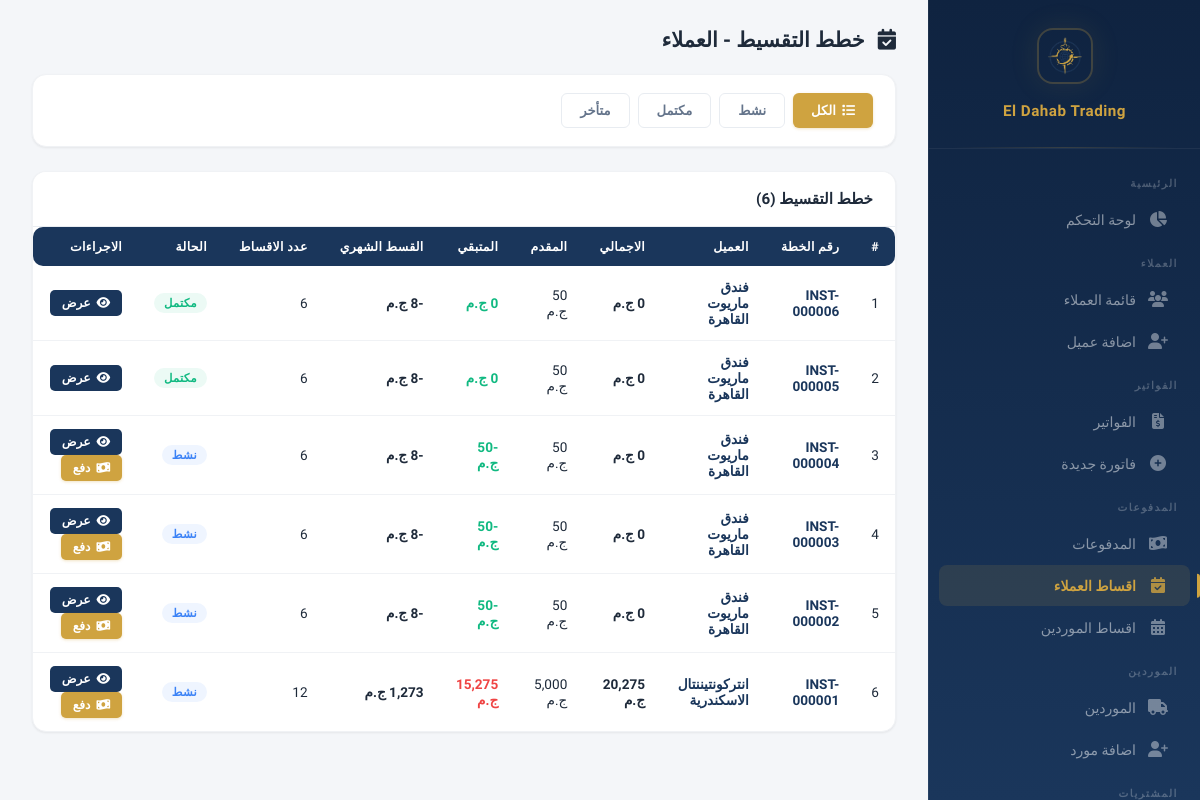
The app's page /installments (signed in), older data.
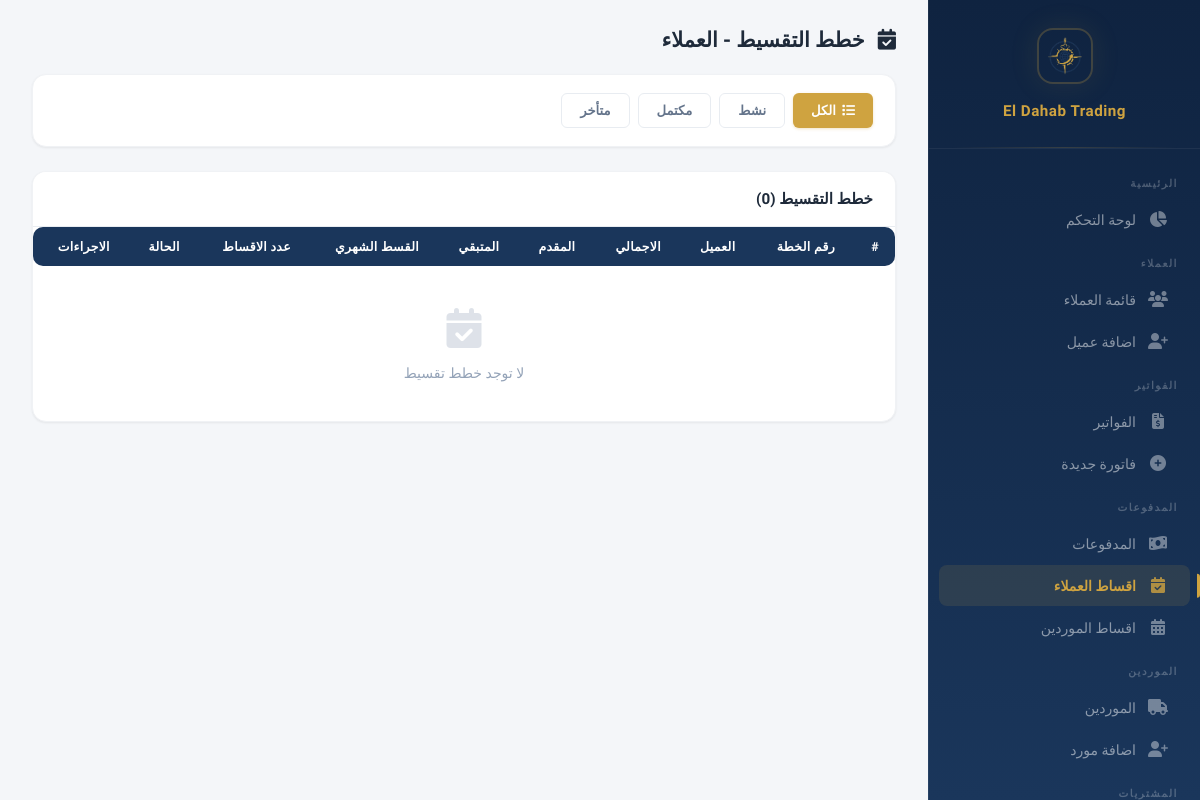
The same page, newer data.
### models.py (models this page shows, shortened)
class InstallmentPlan(db.Model):
    __tablename__ = 'installment_plans'
    id = db.Column(db.Integer, primary_key=True)
    customer_id = db.Column(db.Integer, db.ForeignKey('customers.id'), nullable=False)
    invoice_id = db.Column(db.Integer, db.ForeignKey('invoices.id'), nullable=True)
    plan_number = db.Column(db.String(50), unique=True, nullable=False)
    total_amount = db.Column(db.Float, nullable=False, default=0)
    down_payment = db.Column(db.Float, default=0)
    installment_count = db.Column(db.Integer, nullable=False, default=1)
    installment_amount = db.Column(db.Float, nullable=False, default=0)
    remaining = db.Column(db.Float, nullable=False, default=0)
    start_date = db.Column(db.Date, nullable=False)
    status = db.Column(db.String(20), default='active')
    notes = db.Column(db.Text)
    date = db.Column(db.DateTime, default=datetime.utcnow)
    installments = db.relationship('Installment', backref='plan', lazy=True, cascade='all, delete-orphan')
    payments = db.relationship('InstallmentPayment', backref='plan', lazy=True, cascade='all, delete-orphan')

class Customer(db.Model):
    __tablename__ = 'customers'
    id = db.Column(db.Integer, primary_key=True)
    name = db.Column(db.String(200), nullable=False)
    phone = db.Column(db.String(50))
    address = db.Column(db.Text)
    account_type = db.Column(db.String(50), nullable=False, default='sales')
    notes = db.Column(db.Text)
    created_at = db.Column(db.DateTime, default=datetime.utcnow)
    invoices = db.relationship('Invoice', backref='customer', lazy=True)
    payments = db.relationship('Payment', backref='customer', lazy=True)
    returns = db.relationship('Return', backref='customer', lazy=True)
    installment_plans = db.relationship('InstallmentPlan', backref='customer', lazy=True)

### app.py (the view)
@app.route('/installments')
@login_required
def installments_list():
    status = request.args.get('status', '')
    query = InstallmentPlan.query
    if status:
        query = query.filter_by(status=status)
    plans = query.order_by(InstallmentPlan.date.desc()).all()
    return render_template('installments_list.html', plans=plans, status=status,
        INSTALLMENT_STATUS=INSTALLMENT_STATUS, PAYMENT_TYPES=PAYMENT_TYPES)

### app.py (called while the page is built)
@app.context_processor
def inject_payment_methods():
    return {'PAYMENT_METHODS': PAYMENT_METHODS}

@app.before_request
def check_session_expiry():
    if 'user_id' in session and session.get('expires_at'):
        if datetime.utcnow().timestamp() > session['expires_at']:
            session.clear()
            flash('انتهت الجلسة، يرجى تسجيل الدخول مرة اخرى', 'warning')
            return redirect(url_for('login'))

@app.context_processor
def inject_user():
    if not hasattr(g, 'current_user'):
        g.current_user = db.session.get(User, session['user_id']) if 'user_id' in session else None
    return dict(current_user=g.current_user)

### models.py (called while the page is built)
    def has_permission(self, page):
        if self.is_admin:
            return True
        return any(p.page == page for p in self.permissions)

### templates/installments_list.html
{% extends "base.html" %}
{% block content %}
<div class="page-header">
    <h1 style="font-size:1.3rem;font-weight:700;color:var(--text);margin-bottom:0;">
        <i class="fas fa-calendar-check" style="margin-left:8px;"></i> خطط التقسيط - العملاء
    </h1>
</div>
<div class="data-card" style="margin-bottom:24px;">
    <div class="data-card-body">
        <div style="display:flex;gap:8px;flex-wrap:wrap;">
            <a href="{{ url_for('installments_list') }}" class="btn {% if not status %}btn-gold{% else %}btn-outline{% endif %}"><i class="fas fa-list"></i> الكل</a>
            {% for key, label in INSTALLMENT_STATUS.items() %}
            <a href="{{ url_for('installments_list', status=key) }}" class="btn {% if status == key %}btn-gold{% else %}btn-outline{% endif %}">{{ label }}</a>
            {% endfor %}
        </div>
    </div>
</div>
<div class="data-card">
    <div class="data-card-header">
        <h3>خطط التقسيط ({{ plans|length }})</h3>
    </div>
    <div class="data-card-body" style="padding:0;">
        <table>
            <thead>
                <tr>
                    <th>#</th>
                    <th>رقم الخطة</th>
                    <th>العميل</th>
                    <th>الاجمالي</th>
                    <th>المقدم</th>
                    <th>المتبقي</th>
                    <th>القسط الشهري</th>
                    <th>عدد الاقساط</th>
                    <th>الحالة</th>
                    <th>الاجراءات</th>
                </tr>
            </thead>
            <tbody>
                {% for p in plans %}
                <tr>
                    <td>{{ loop.index }}</td>
                    <td style="font-weight:700;color:var(--navy);">{{ p.plan_number }}</td>
                    <td><a href="{{ url_for('customer_profile', customer_id=p.customer_id) }}" style="color:var(--navy);text-decoration:none;font-weight:600;">{{ p.customer.name }}</a></td>
                    <td style="font-weight:700;">{{ "{:,.0f}".format(p.total_amount or 0) }} ج.م</td>
                    <td>{{ "{:,.0f}".format(p.down_payment or 0) }} ج.م</td>
                    <td class="{% if p.remaining > 0 %}text-danger{% else %}text-success{% endif %}" style="font-weight:700;">{{ "{:,.0f}".format(p.remaining or 0) }} ج.م</td>
                    <td style="font-weight:600;">{{ "{:,.0f}".format(p.installment_amount or 0) }} ج.م</td>
                    <td>{{ p.installment_count }}</td>
                    <td>
                        {% if p.status == 'active' %}
                        <span class="badge badge-info">نشط</span>
                        {% elif p.status == 'completed' %}
                        <span class="badge badge-success">مكتمل</span>
                        {% else %}
                        <span class="badge badge-danger">{{ INSTALLMENT_STATUS.get(p.status, p.status) }}</span>
                        {% endif %}
                    </td>
                    <td>
                        <a href="{{ url_for('installment_view', plan_id=p.id) }}" class="btn btn-sm btn-navy"><i class="fas fa-eye"></i> عرض</a>
                        {% if p.status == 'active' %}
                        <a href="{{ url_for('installment_pay', plan_id=p.id) }}" class="btn btn-sm btn-gold"><i class="fas fa-money-bill-wave"></i> دفع</a>
                        {% endif %}
                    </td>
                </tr>
                {% endfor %}
                {% if not plans %}
                <tr>
                    <td colspan="10" class="empty-state" style="padding:40px;">
                        <div class="empty-icon"><i class="fas fa-calendar-check"></i></div>
                        <p>لا توجد خطط تقسيط</p>
                    </td>
                </tr>
                {% endif %}
            </tbody>
        </table>
    </div>
</div>
{% endblock %}

### templates/base.html (shortened to what this page needs)
<!DOCTYPE html>
<html lang="ar" dir="rtl">
<head>
    <link rel="stylesheet" href="https://cdnjs.cloudflare.com/ajax/libs/font-awesome/6.5.1/css/all.min.css">
    <link rel="stylesheet" href="{{ url_for('static', filename='css/style.css') }}">
</head>
<body>
    <div class="app-layout">
        <nav class="sidebar" id="sidebar">
            <div class="sidebar-header">
                <img src="{{ url_for('static', filename='logo.png') }}" alt="Logo">
                <h2>El Dahab Trading</h2>
            </div>
            <div class="sidebar-nav">
                {% if current_user.is_admin or current_user.has_permission('dashboard') %}
                <div class="nav-section">الرئيسية</div>
                <a href="{{ url_for('dashboard') }}" class="nav-link {% if request.endpoint == 'dashboard' %}active{% endif %}">
                    <span class="icon"><i class="fas fa-chart-pie"></i></span> لوحة التحكم
                </a>
                {% endif %}
                {% if current_user.is_admin or current_user.has_permission('customers') or current_user.has_permission('customer_add') %}
                <div class="nav-section">العملاء</div>
                {% if current_user.is_admin or current_user.has_permission('customers') %}
                <a href="{{ url_for('customers_list') }}" class="nav-link {% if 'customer' in request.endpoint %}active{% endif %}">
                    <span class="icon"><i class="fas fa-users"></i></span> قائمة العملاء
                </a>
                {% endif %}
                {% if current_user.is_admin or current_user.has_permission('customer_add') %}
                <a href="{{ url_for('customer_add') }}" class="nav-link">
                    <span class="icon"><i class="fas fa-user-plus"></i></span> اضافة عميل
                </a>
                {% endif %}
                {% endif %}
                {% if current_user.is_admin or current_user.has_permission('invoices') or current_user.has_permission('invoice_add') %}
                <div class="nav-section">الفواتير</div>
                {% if current_user.is_admin or current_user.has_permission('invoices') %}
                <a href="{{ url_for('invoices_list') }}" class="nav-link {% if 'invoice' in request.endpoint %}active{% endif %}">
                    <span class="icon"><i class="fas fa-file-invoice-dollar"></i></span> الفواتير
                </a>
                {% endif %}
                {% if current_user.is_admin or current_user.has_permission('invoice_add') %}
                <a href="{{ url_for('invoice_add') }}" class="nav-link">
                    <span class="icon"><i class="fas fa-plus-circle"></i></span> فاتورة جديدة
                </a>
                {% endif %}
                {% endif %}
                {% if current_user.is_admin or current_user.has_permission('payments') or current_user.has_permission('installments_list') or current_user.has_permission('supplier_installments_list') %}
                <div class="nav-section">المدفوعات</div>
                {% if current_user.is_admin or current_user.has_permission('payments') %}
                <a href="{{ url_for('payments_list') }}" class="nav-link {% if 'payment' in request.endpoint and 'supplier' not in request.endpoint %}active{% endif %}">
                    <span class="icon"><i class="fas fa-money-bill-wave"></i></span> المدفوعات
                </a>
                {% endif %}
                {% if current_user.is_admin or current_user.has_permission('installments_list') %}
                <a href="{{ url_for('installments_list') }}" class="nav-link {% if 'installment' in request.endpoint and 'supplier' not in request.endpoint %}active{% endif %}">
                    <span class="icon"><i class="fas fa-calendar-check"></i></span> اقساط العملاء
                </a>
                {% endif %}
                {% if current_user.is_admin or current_user.has_permission('supplier_installments_list') %}
                <a href="{{ url_for('supplier_installments_list') }}" class="nav-link {% if 'supplier_installment' in request.endpoint %}active{% endif %}">
                    <span class="icon"><i class="fas fa-calendar-alt"></i></span> اقساط الموردين
                </a>
                {% endif %}
                {% endif %}
                {% if current_user.is_admin or current_user.has_permission('suppliers') or current_user.has_permission('supplier_add') %}
                <div class="nav-section">الموردين</div>
                {% if current_user.is_admin or current_user.has_permission('suppliers') %}
                <a href="{{ url_for('suppliers_list') }}" class="nav-link {% if 'supplier' in request.endpoint and 'payment' not in request.endpoint %}active{% endif %}">
                    <span class="icon"><i class="fas fa-truck"></i></span> الموردين
                </a>
                {% endif %}
                {% if current_user.is_admin or current_user.has_permission('supplier_add') %}
                <a href="{{ url_for('supplier_add') }}" class="nav-link">
                    <span class="icon"><i class="fas fa-user-plus"></i></span> اضافة مورد
                </a>
                {% endif %}
                {% endif %}
                {% if current_user.is_admin or current_user.has_permission('purchases') or current_user.has_permission('purchase_add') %}
                <div class="nav-section">المشتريات</div>
                {% endif %}
            </div>
        </nav>
        <main class="main-content">
            <div class="content-area">
                {% block content %}{% endblock %}
            </div>
        </main>
    </div>
</body>
</html>

Row changes from the older to the newer data that the page shows:
removed InstallmentPlan: plan_number "INST-000006", customer.name "فندق ماريوت القاهرة", total_amount "0", down_payment "50", remaining "0", installment_amount "-8", installment_count "6", status "مكتمل"
removed InstallmentPlan: plan_number "INST-000005", customer.name "فندق ماريوت القاهرة", total_amount "0", down_payment "50", remaining "0", installment_amount "-8", installment_count "6", status "مكتمل"
removed InstallmentPlan: plan_number "INST-000004", customer.name "فندق ماريوت القاهرة", total_amount "0", down_payment "50", remaining "-50", installment_amount "-8", installment_count "6", status "نشط"
removed InstallmentPlan: plan_number "INST-000003", customer.name "فندق ماريوت القاهرة", total_amount "0", down_payment "50", remaining "-50", installment_amount "-8", installment_count "6", status "نشط"
removed InstallmentPlan: plan_number "INST-000002", customer.name "فندق ماريوت القاهرة", total_amount "0", down_payment "50", remaining "-50", installment_amount "-8", installment_count "6", status "نشط"
removed InstallmentPlan: plan_number "INST-000001", customer.name "انتركونتيننتال الاسكندرية", total_amount "20,275", down_payment "5,000", remaining "15,275", installment_amount "1,273", installment_count "12", status "نشط"
Text that changed along with them:
{{ plans|length }}: "6" → "0"
text now shown: "لا توجد خطط تقسيط"
